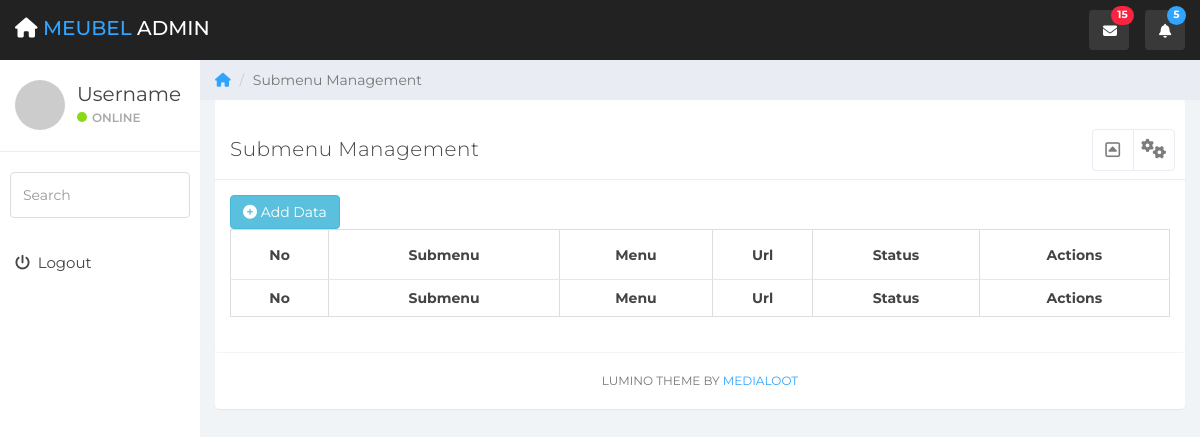
The app's page /index.php/menu/submenu, older data.
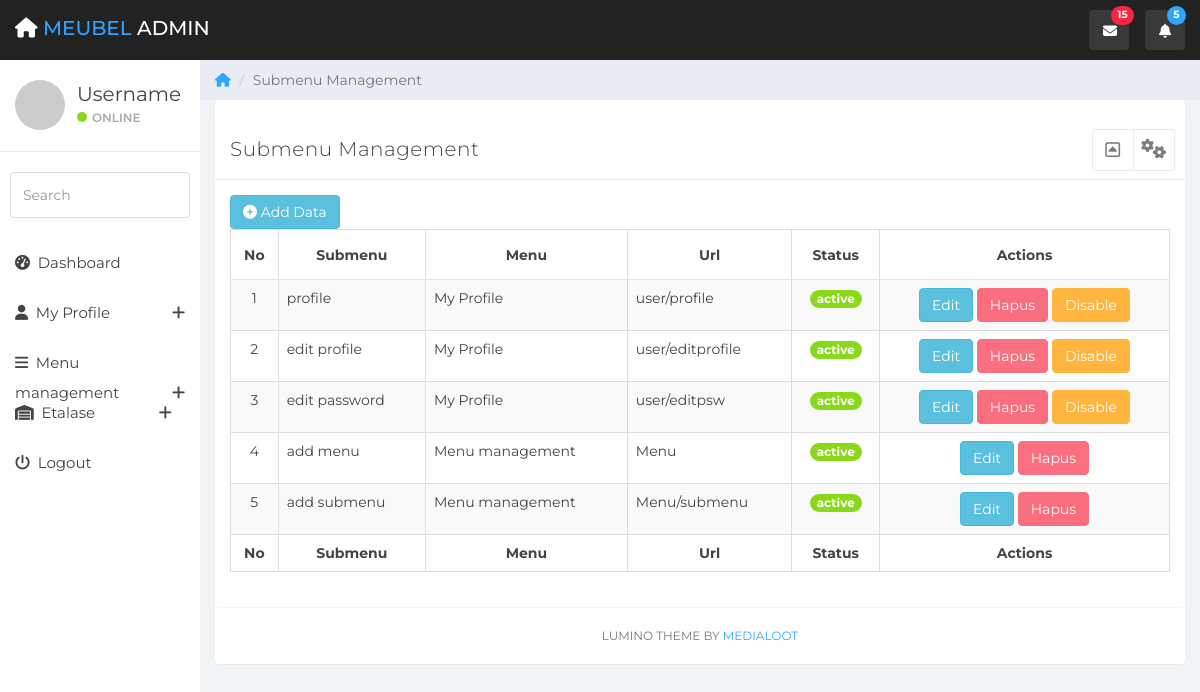
The same page, newer data.
### tables this page shows
CREATE TABLE `submenu` (
  `id_submenu` int(11) NOT NULL,
  `id_menu` int(11) NOT NULL,
  `submenu` varchar(30) NOT NULL,
  `url_s` varchar(100) NOT NULL,
  `is_active_s` char(1) NOT NULL
);

CREATE TABLE `menu` (
  `id_menu` int(11) NOT NULL,
  `menu` varchar(30) NOT NULL,
  `icon` varchar(30) NOT NULL,
  `url` varchar(100) NOT NULL,
  `is_active` char(1) NOT NULL
);

### application/controllers/menu.php (called while the page is built, shortened)
<?php
class Menu extends CI_Controller{
    public function __construct(){
        $this->load->library('form_validation');
        $this->load->model('m_menu');
    }
    public function submenu()
    {
        $data['title'] = "Submenu Management";
        $data['menu'] = $this->m_menu->getmenu();
        $data['submenu'] = $this->m_menu->getsubmenu();
        $this->form_validation->set_rules('menu', 'Menu', 'required|trim', [
            'required' => 'Kolom ini harus di isi'
        ]);
        $this->form_validation->set_rules('submenu', 'Submenu', 'required|trim', [
            'required' => 'Kolom ini harus di isi'
        ]);
        $this->form_validation->set_rules('url', 'Url', 'required|trim', [
            'required' => 'Kolom ini harus diisi'
        ]);
        if($this->form_validation->run() == false)
        {
            $this->load->view('template/header', $data);
            $this->load->view('submenu', $data);
            $this->load->view('template/sidebar');
            $this->load->view('template/footer');
        }
    }
}
?>

### index.php (called while the page is built, shortened)
<?php
require_once BASEPATH.'core/CodeIgniter.php';

### application/models/m_menu.php (called while the page is built, shortened)
<?php
class M_menu extends CI_Model{
    public function getmenu(){
        $data = $this->db->get('menu')->result_array();
        return $data;
    }
    public function getsubmenu(){
        $this->db->select('*');
        $this->db->from('submenu');
        $this->db->join('menu', 'submenu.id_menu=menu.id_menu');
        $data = $this->db->get();
        $sql = $data->result_array();
        return $sql;
    }
}
?>

### application/views/submenu.php (the view, shortened to what the changed rows need)
<div class="col-sm-9 col-sm-offset-3 col-lg-10 col-lg-offset-2 main">
    <div class="panel panel-container">
        <div class="row">
            <div class="col-md-12">
                <div class="panel panel-default">
                    <div class="panel-body">
                        <div class="card-body">
                            <table id="example1" class="table table-bordered table-striped">
                                <thead>
                                    <tr>
                                        <th class="text-center">No</th>
                                        <th class="text-center">Submenu</th>
                                        <th class="text-center">Menu</th>
                                        <th class="text-center">Url</th>
                                        <th class="text-center">Status</th>
                                        <th class="text-center">Actions</th>
                                    </tr>
                                </thead>
                                <tbody>
                                    <?php $i = 1; ?>
                                    <?php foreach ($submenu as $sm) :
                                        $id = $sm['id_submenu'];
                                    ?>
                                        <tr>
                                            <td class="text-center"><?= $i; ?></td>
                                            <td><?= $sm['submenu']; ?></td>
                                            <td><?= $sm['menu']; ?></td>
                                            <td><?= $sm['url_s']; ?></td>
                                            <?php if ($sm['is_active_s'] == 1) { ?>
                                                <td class="text-center"> <span class="badge bg-green">active</span></td>
                                            <?php } else { ?>
                                                <td class="text-center"> <span class="badge bg-secondary">disable</span></td>
                                            <?php } ?>
                                            <td class="text-center">
                                                <button class="btn btn-info" data-toggle="modal" data-target="#modaledit<?= $sm['id_submenu']; ?>">Edit</button>
                                                <?php if ($id == 1 || $id == 3 || $id == 4 || $id == 8 || $id == 9) { ?>
                                                    <button class="btn btn-danger" data-toggle="modal" data-target="#modalhapus<?= $sm['id_submenu']; ?>" disabled>Hapus</button>
                                                <?php } else { ?>
                                                    <button class="btn btn-danger" data-toggle="modal" data-target="#modalhapus<?= $sm['id_submenu']; ?>">Hapus</button>
                                                <?php } ?>
                                                <?php if ($sm['is_active_s'] != 1) { ?>
                                                    <a href="<?= base_url('menu/activesm/' . $id); ?>" class="btn btn-success">Activate</a>
                                                <?php } else { ?>
                                                    <?php if ($id == 8 || $id == 9) { ?>
                                                        <span hidden><a href="<?= base_url('menu/disablesm/' . $id); ?>" class="btn btn-warning">Disable</a></span>
                                                    <?php } else { ?>
                                                        <a href="<?= base_url('menu/disablesm/' . $id); ?>" class="btn btn-warning">Disable</a>
                                                    <?php } ?>
                                                <?php } ?>
                                            </td>
                                        </tr>
                                    <?php endforeach; ?>
                                </tbody>
                                <tfoot>
                                    <tr>
                                        <th class="text-center">No</th>
                                        <th class="text-center">Submenu</th>
                                        <th class="text-center">Menu</th>
                                        <th class="text-center">Url</th>
                                        <th class="text-center">Status</th>
                                        <th class="text-center">Actions</th>
                                    </tr>
                                </tfoot>
                            </table>
                        </div>
                    </div>
                </div>
            </div>
        </div>

### application/views/template/sidebar.php (shortened to what the changed rows need)
<div id="sidebar-collapse" class="col-sm-3 col-lg-2 sidebar">
    <ul class="nav menu">
        <?php
        $queryMenu = "SELECT * FROM menu WHERE is_active = 1 ORDER BY id_menu ASC";
        $menu = $this->db->query($queryMenu)->result_array();
        ?>
        <?php $i = 1; ?>
        <?php foreach ($menu as $m) : ?>
            <?php if ($m['url'] != "") { ?>
                <?php
                $url = $this->uri->segment(1);
                if ($m['menu'] == $url) :
                ?>
                    <li class="active"><a href="<?= base_url() . $m['url']; ?>"><em class="<?= $m['icon']; ?>">&nbsp;</em> <?= $m['menu']; ?> </a></li>
                <?php else : ?>
                    <li class=""><a href="<?= base_url() . $m['url']; ?>"><em class="<?= $m['icon']; ?>">&nbsp;</em> <?= $m['menu']; ?> </a></li>
                <?php endif; ?>
            <?php } elseif ($m['url'] == "") { ?>
                <?php
                $url = $this->uri->segment(1);
                if ($m['menu'] == $url) :
                ?>
                    <li class="parent active"><a data-toggle="collapse" href="#sub-<?= $i; ?>">
                        <?php else : ?>
                    <li class="parent"><a data-toggle="collapse" href="#sub-<?= $i; ?>">
                        <?php endif; ?>
                        <em class="<?= $m['icon'] ?>">&nbsp;</em> <?= $m['menu'] ?> <span data-toggle="collapse" href="#sub-<?= $i; ?>" class="icon pull-right"><em class="fa fa-plus"></em></span>
                        </a>
                    </li>
                    <?php $i++; ?>
                <?php } ?>
            <?php endforeach; ?>
    </ul>
</div>

Row changes from the older to the newer data that the page shows:
added submenu: submenu "profile", id_menu.menu "My Profile", url_s "user/profile", is_active_s "active"
added submenu: submenu "edit profile", id_menu.menu "My Profile", url_s "user/editprofile", is_active_s "active"
added submenu: submenu "edit password", id_menu.menu "My Profile", url_s "user/editpsw", is_active_s "active"
added submenu: submenu "add menu", id_menu.menu "Menu management", url_s "Menu", is_active_s "active"
added submenu: submenu "add submenu", id_menu.menu "Menu management", url_s "Menu/submenu", is_active_s "active"
added menu: menu "Dashboard"
added menu: menu "My Profile"
added menu: menu "Menu management"
added menu: menu "Etalase"
